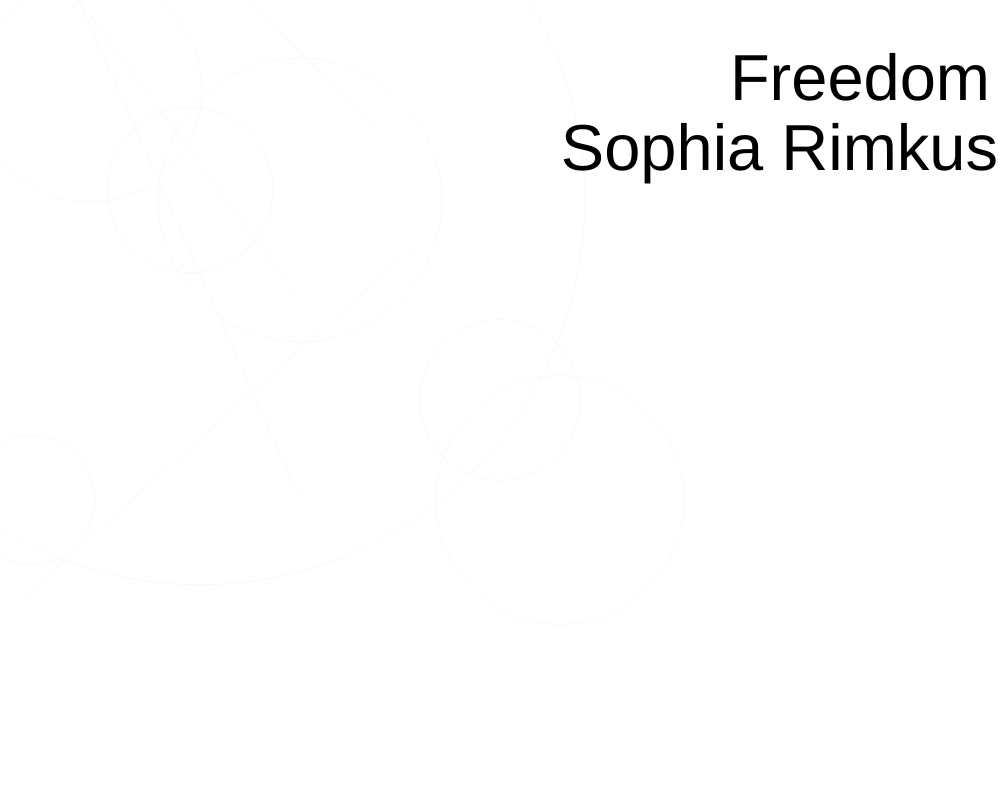
Frame 1 (no input)
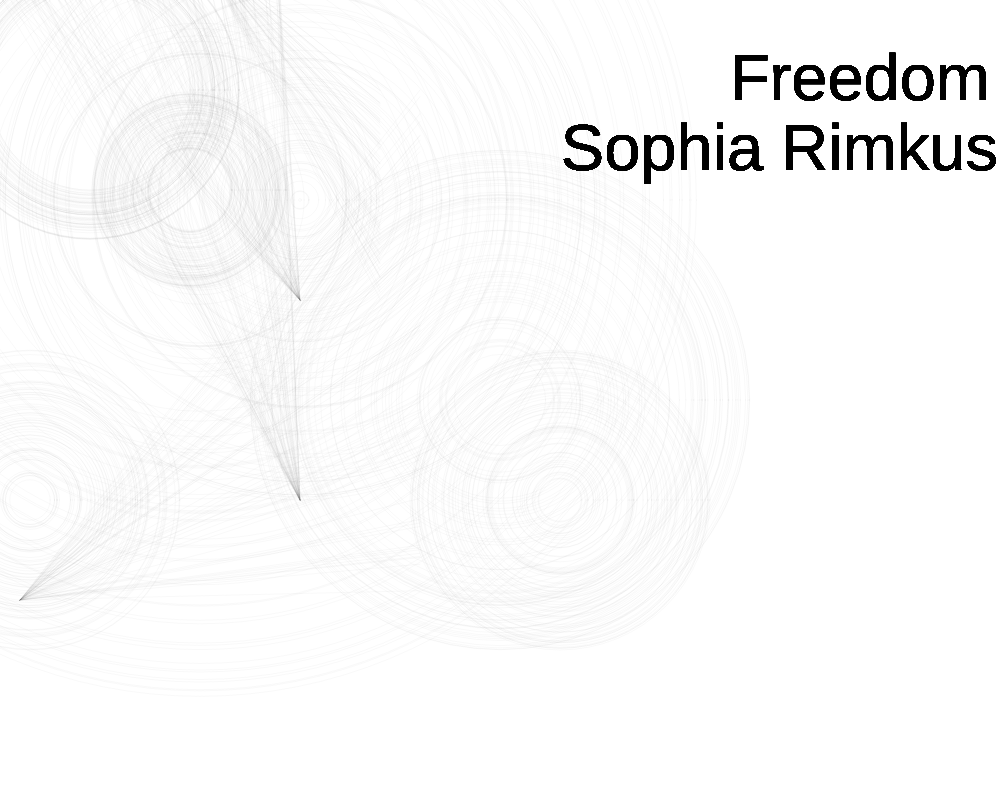
Frame 60 (no input)
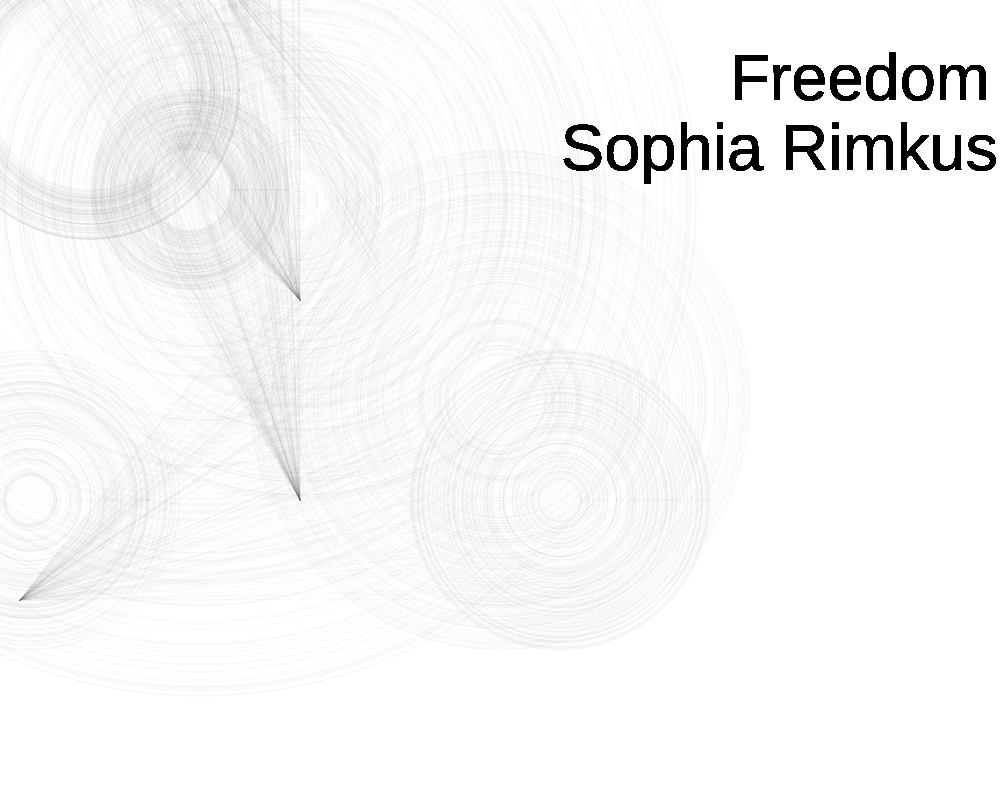
Frame 120 (the mouse pressed at the canvas centre since frame 60)

The p5.js sketch that drew these frames (run headless with seeded random() and noise() and a simulated clock; from frame 60 on, the mouse is pressed at the canvas centre):

// p5.js sketch
// ── sketch.js
function setup() {
    createCanvas(1000, 800);
    
  }
  
  function draw() {
    //background(240);
    
    noFill();
    
    stroke (100, 10);
    strokeWeight (1);
    
    circle(190,190, random (80, 200));
    
    line(200,-50,380, random(300, 90));
    
    circle (200,200, random(80, 1000));
    
    circle(30,500, random (40,300));
    
    circle(560,500, random(40,300));
    
    line(20,600,420, random(600,90));
    
    circle(90,90, random(200,300));
    
    circle(500,400, random(90,500));
    
    linija = random (300);
    //line(random(300), 0, random(300), 400);
    
    //line(linija, 0, linija, 400);
    line(300,500, linija, 0);
    line(300,300, linija, 0);
    
    ellipse (300,200, random(600));
    
    fill(random(100));
    fill(0); 
    noStroke();
    textSize(65); 
    textAlign(RIGHT, TOP); 
    text('Freedom', width -10, 50);
    text('Sophia Rimkus', width -2,120);
  }
